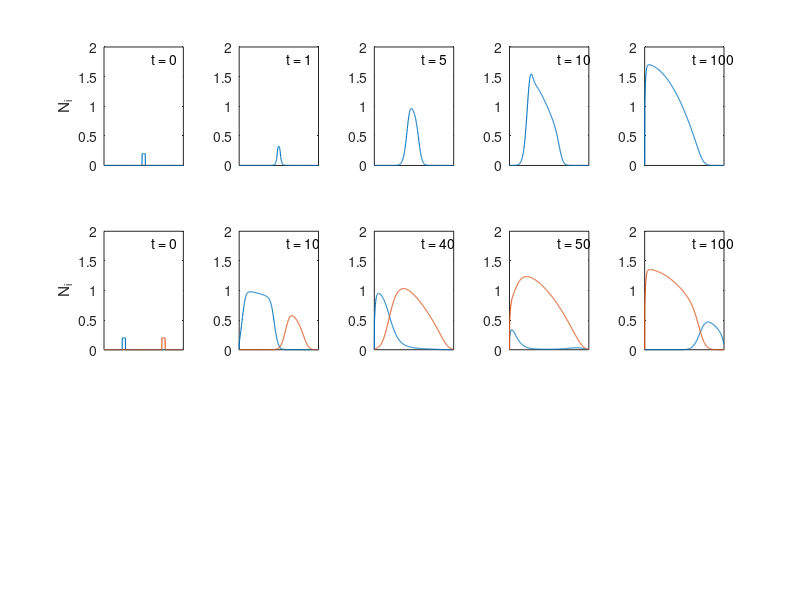

MATLAB code to generate this figure: (Note: this script raises an error after producing the figure.)
%% Early development of 1,2 and 25 species in first 100 timesteps

% Plot development of single species
load('1SpeciesConcept.mat')
figure(2)
SIdx = 0; % Subplot index
TimePoints = [0,1,5,10,100]; % Selected timepoints

for t = TimePoints
    SIdx = SIdx + 1;
    subplot(3,5,SIdx)
    N = NTime.(sprintf('t%i',t));    
    % Plot each species
    for i = 1:size(N,1)
        plot(xProj ,N(i,:),'Linewidth', 0.8)
        hold on
        ylim([0 2])
    end
    hold off
    if SIdx == 1
        ylabel('N_{i}')
    end
    xticks([])
    text(0.6,1.80,sprintf('t = %d',t))
end

% Development of two species
load('2SpeciesConcept.mat')
figure(2)
SIdx = 5;
TimePoints = [0,10,40,50,100];
for t = TimePoints
    SIdx = SIdx + 1;
    subplot(3,5,SIdx)
    N = NTime.(sprintf('t%i',t));
    % Plot each species
    for i = 1:size(N,1)
        plot(xProj,N(i,:),'Linewidth', 0.8)
        hold on
        ylim([0 2])
    end
    hold off
    if SIdx == 6
        ylabel('N_{i}')
    end
    xticks([])
    
    %xticks([0, 0.5, 1]);
    %xticklabels({'0', '0.5', '1'});
    text(0.6,1.80,sprintf('t = %d',t))
end

% Development of 25 species
load('25SpeciesConcept.mat')
figure(2)
SIdx = 10;
TimePoints = [1,2,5,30,100];
for t = TimePoints
    SIdx = SIdx + 1;
    subplot(3,5,SIdx)
    N = NTime.(sprintf('t%i',t));
    % Plot each species
    for i = 1:size(N,1)
        plot(xProj,N(i,:),'Linewidth', 0.8)
        hold on
    end
    hold off
    if SIdx == 11
        ylabel('N_{i}')
    end
    xlabel('x')
    text(0.65,max(max(N))*0.9,sprintf('t = %d',t))
end

%%
%% Survival matrix (500 Species simulation)
load('500SpeciesFull.mat')

figure(4)
subplot(2,5,4:5)
ThetaValues = NSurvivalTime.(3);
SurvivedSpecies = NSurvivalTime.SpeciesID(NSurvivalTime.Survival_Time == 1000000);
NxPad = N(:,0.25*p.L+1:0.75*p.L); % N without outside pad
[~,Nmax] = max(NxPad,[],2);
scatter(xProj(Nmax*2),ThetaValues(SurvivedSpecies),20,'filled')
xlabel('x_{max}')
ylabel('\theta')
text([0.05, 0.25, 0.4, 0.5, 0.65, 0.85], [3, 2.1, 1.5, 1.1, 0.8, 0.3], ["1", "13", "23", "29", "19","6"], "FontSize", 10);
xlim([0, 1])
ylim([0, 3])

subplot(2,5,1:3)
TotalSp = length(Rsort);
for i = 1:TotalSp
   ExtPoint = NSurvivalTime.Survival_Time(i);
   plot([0,log10(ExtPoint)], [NSurvivalTime.(3)(i), NSurvivalTime.(3)(i)], 'blue')
   hold on
end
hold off
ax = gca;
ax.InnerPosition(1) = 0.06;
pbaspect([1, 0.78, 0.78])
xlabel('log(t)')
ylabel('\theta')
xlim([3,6])

subplot(2,5,9:10)
plotCommunity(xProj,N,t)
xlabel('x')
hold on
[~, D] = ShannonIndex(N, 4);
yyaxis right
plot(xProj(2:8:end),D,'LineWidth', 2)
ylabel('D_{l}')
str = sprintf('t = 10^{%d}',log10(t));
xL=xlim;
yL=ylim;
text(0.99*xL(2),0.99*yL(2),str,'HorizontalAlignment','right','VerticalAlignment','top')


subplot(2,5,6:8)
ExtEvents = NSurvivalTime.(2);
ExtEvents = ExtEvents(NSurvivalTime.(2)<1000000);
histogram(log10(ExtEvents),100)
xlim([3, 6])
ylabel('Extinctions')
xlabel('log(t)')
% Add Global diversity
hold on
yyaxis right
plot(log10(HPoints),HGlobal,'LineWidth',2)
ax = gca;
ax.InnerPosition(1) = 0.06;
pbaspect([1, 0.78, 0.78])
ylabel('D_{Global}')


%% Community and temporal diversity patterns for different dispersal widths

load('IncreasingDispersalSingleSimulations')

figure(5)
% Communities for different sigma
CommIdx = [1, 2, 3];
SubplotIdx = [5,3,1];
sigmaIncreaseSelected = [0.001, 0.03, 0.1];
for i = 1:length(CommIdx)
    subplot(3,2,SubplotIdx(i))
    plotCommunity(xProj,NendMatrix(:,:,CommIdx(i)),t)
    ttlString = sprintf('\\sigma = %.g \n t = 10^{%d}', sigmaIncreaseSelected(CommIdx(i)),log10(t));
    if i == 1
       ttlString = sprintf('\\sigma = %.g \n t = 10^{%d}', sigmaIncreaseSelected(CommIdx(i)),log10(t));
    end
    xL=xlim;
    yL=ylim;
    text(0.99*xL(2),0.99*yL(2),ttlString,'HorizontalAlignment','right','VerticalAlignment','top')

    if i == 1
       xlabel('x') 
    end
    N = NendMatrix(:,:,CommIdx(i));
    biomass = sum(N,1);
    hold on
    plot(linspace(0,1,round(L/2)), biomass(round(L*0.25)+1:round(L*0.75)), 'black--')
    hold off
    ylabel('N_{i}')
end

% Colored diversity for different sigmas
subplot(3,2,[2,4,6])
cutoff = 100; % Stop point
y = sigmaIncrease(1:cutoff);
pcolor(xP,y,HLocalEnd')
shading interp
a = colorbar();
ylabel('\sigma');
xlabel('x');
colormap('jet')
ylabel(a, 'D_{l}', 'FontSize', 9)

%%
% Function to plot Community composition
function plotCommunity(x,N,t)
    for i = 1:size(N,1)
        plot(x(1:2:end),N(i,size(N,2)*0.25:(size(N,2)*0.75)-1),'Linewidth', 0.8)
        hold on
    end
hold off
ylabel('N_{i}')
xlabel('x')
end

